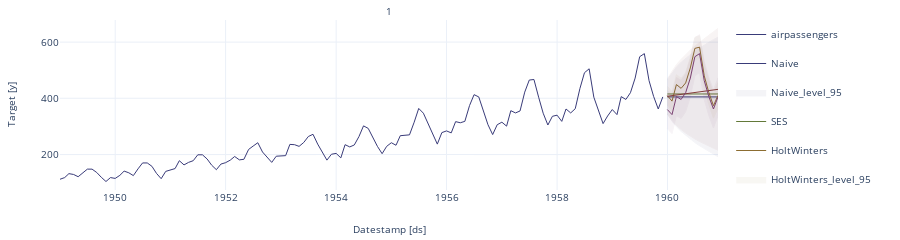

The notebook cell saved with this chart:
### Code cell
sf = StatsForecast(
    models = [
        Naive(), 
        SimpleExponentialSmoothing(alpha=0.1), 
        HoltWinters(12), 
        Holt(12), 
        SeasonalNaive(12)
        # SeasonalExponentialSmoothing(0.1, 12)
        ],
    freq = 'M'
)

sf.fit(ap_dat)
forecast_df = sf.predict(h=12, level=[95])


sf.plot(ap_dat, forecast_df, level=[95])
